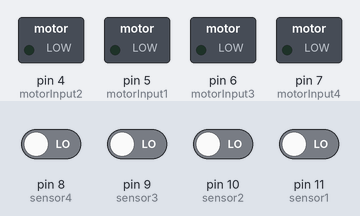
This sketch was run on a simulated Arduino Uno, built with avr-gcc and run on an emulated ATmega328P. Parts: switched loads named in the sketch (green lamp = pin HIGH). The inputs (shaded band) are chosen by the test bench; at power-on: pin 8 (sensor4), pin 9 (sensor3), pin 10 (sensor2), pin 11 (sensor1) LOW. What the sketch prints to the serial monitor is not drawn.

Above: at 3.7 s.
3.8 s: pin 8 (sensor4) driven HIGH
At 5.0 s:
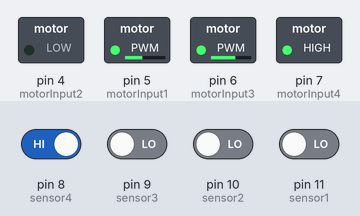
5.3 s: pin 11 (sensor1) driven HIGH
At 6.3 s:
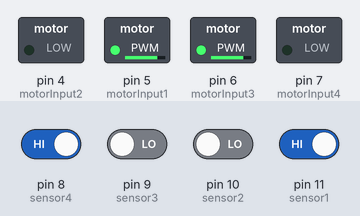
6.8 s: pin 9 (sensor3) driven HIGH
At 8.0 s:
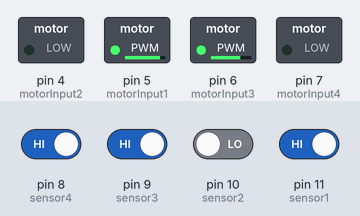
8.3 s: pin 9 (sensor3) driven LOW
At 9.5 s:
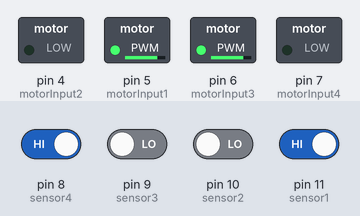
9.8 s: pin 8 (sensor4) driven LOW
At 11.1 s:
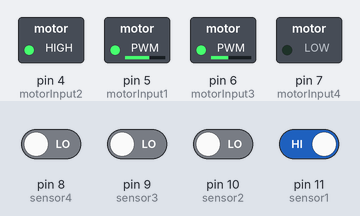
Timing chart, 0 to 12.3 s (numbered marks = the images above; inputs shaded):
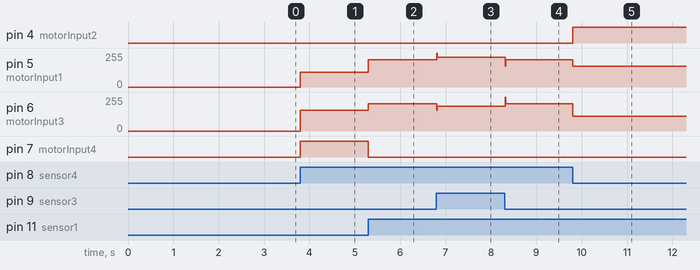

Measured:
- after the input at 3.8 s, pin 5 (motorInput1): 0/255 → 110/255 at once; pin 6 (motorInput3): 0/255 → 155/255 at once; pin 7 (motorInput4): LOW → HIGH at once
- after the input at 5.3 s, pin 5 (motorInput1): 110/255 → 205/255 at once; pin 6 (motorInput3): 155/255 → 205/255 at once; pin 7 (motorInput4): HIGH → LOW at once
- after the input at 6.8 s, pin 5 (motorInput1): 205/255 → 223/255 at once; pin 6 (motorInput3): 205/255 → 186/255 at once
- after the input at 8.3 s, pin 5 (motorInput1): 223/255 → 205/255 at once; pin 6 (motorInput3): 186/255 → 204/255 at once
- after the input at 9.8 s, pin 4 (motorInput2): LOW → HIGH at once; pin 5 (motorInput1): 205/255 → 155/255 at once; pin 6 (motorInput3): 204/255 → 110/255 at once

The sketch:

v3.ino
```cpp
#include <PID_v1.h>

// IR Sensors
int sensor1 = 11;      // Left most sensor
int sensor2 = 10;
int sensor3 = 9;
int sensor4 = 8;      // Right most sensor

// Initial Values of Sensors
int sensor[4] = {0, 0, 0, 0};

// Motor Variables
int motorInput1 = 5;      //Motor Phải
int motorInput2 = 4;
int motorInput3 = 6;      //Motor Trái
int motorInput4 = 7;

//Initial Speed of Motor
double initial_motor_speed = 205; // 195-200-205-210-212.5-200-205.0000-200
double motor_speed = initial_motor_speed ;

//Tốc độ rẽ
int banh_chinh = 110;//-135-100-110.0000-90-100
int banh_phu = 255-100; //Đảo ngược-75-95-100.0000-75-80-100


// PID Constants
double Kp = 18;//4-5-6-7.5-8.5-13-14-15-16-16.5-17-17.5-18.0000-15-16
double Ki = 0.04;//2-0.25-0.15-0.02-0.05-0.25-0.1-0.08-0.06-0.040000-0.02
double Kd = 8;//-1.7-1.5-1.7-1.6-1.4-0.2-1.9-10-8.5-8-8-7.5-6.500-8-7-8.00000-1.5-2.5-3-1.9-7.5


double error = 0, PID_value = 0, Setpoint = 0;
double max_PID_value = 255 - motor_speed;


int flag = 0;
int memory = 0;

//Khai báo PID
  PID myPID(&error, &PID_value, &Setpoint, Kp, Ki, Kd, DIRECT); //P_ON_M specifies that Proportional on Measurement be used
                                                                //P_ON_E (Proportional on Error) is the default behavior

void setup()
{
  pinMode(sensor1, INPUT);
  pinMode(sensor2, INPUT);
  pinMode(sensor3, INPUT);
  pinMode(sensor4, INPUT);

  pinMode(motorInput1, OUTPUT);
  pinMode(motorInput2, OUTPUT);
  pinMode(motorInput3, OUTPUT);
  pinMode(motorInput4, OUTPUT);


  Serial.begin(9600);                     //setting serial monitor at a default baund rate of 9600
  delay(500);
  Serial.println("Started !!");
  delay(1000);
  Serial.println(max_PID_value);
  delay(1000);

  myPID.SetOutputLimits(-max_PID_value, max_PID_value);
  myPID.SetMode(AUTOMATIC);
  myPID.SetSampleTime(13);//40-30-20-10-12-12.5-13.50000-12.5-14-13-12.5-14-16-13.5-12-13
}

void loop()
{
  read_sensor_values();
  //Serial.print(error);

  if ((error >= -1)&&(error <= 1)) memory = error; //tạo memory

  if (error == 100) {               // Rẽ Trái 90*    Make left turn untill it detects straight path
    do {                            // Quay sang trái cho tới khi phát hiện ngay giữa line
      sharpLeftTurn();
      read_sensor_values();
    } while (error != 0);
    //motor_speed = initial_motor_speed;  //phục hồi tốc độ

  } else if (error == 101){           // Rẽ Phải 90* Make right turn in case of it detects only right path (it will go into forward direction in case of staright and right "|--")
      do {                          // Quay sang trái cho tới khi phát hiện ngay giữa line
        sharpRightTurn();
        read_sensor_values();
      } while (error != 0);
      //motor_speed = initial_motor_speed;  //phục hồi tốc độ

  } else if (error == 102)         // Mất tín hiệu thì chạy theo memory
       error = memory ;

  else {
    myPID.Compute();
    motor_control();                  // Điều chỉnh motor theo giá trị PID mới tính, cho xe chạy thẳng
    Serial.print(PID_value);
      }
}


void read_sensor_values()
{
  sensor[0] = digitalRead(sensor1);
  sensor[1] = digitalRead(sensor2);
  sensor[2] = digitalRead(sensor3);
  sensor[3] = digitalRead(sensor4);

if((sensor[0]==1)&&(sensor[1]==1)&&(sensor[2]==1)&&(sensor[3]==0))
  error=3;
  else if((sensor[0]==1)&&(sensor[1]==1)&&(sensor[2]==0)&&(sensor[3]==0))
  error=2;
  else if((sensor[0]==1)&&(sensor[1]==1)&&(sensor[2]==0)&&(sensor[3]==1))
  error=1;
  else if((sensor[0]==1)&&(sensor[1]==0)&&(sensor[2]==0)&&(sensor[3]==1))
  error=0;
  else if((sensor[0]==1)&&(sensor[1]==0)&&(sensor[2]==1)&&(sensor[3]==1))
  error=-1;
  else if((sensor[0]==0)&&(sensor[1]==0)&&(sensor[2]==1)&&(sensor[3]==1))
  error=-2;
  else if((sensor[0]==0)&&(sensor[1]==1)&&(sensor[2]==1)&&(sensor[3]==1))
  error=-3;
  else if ((sensor[0] == 0) && (sensor[1] == 0) && (sensor[2] == 0) && (sensor[3] == 1)) // Turn robot left side
    error = 100;
  else if ((sensor[0] == 1) && (sensor[1] == 0) && (sensor[2] == 0) && (sensor[3] == 0)) // Turn robot right side
    error = 101;
  else if ((sensor[0] == 1) && (sensor[1] == 1) && (sensor[2] == 1) && (sensor[3] == 1)) // Memory
    error = 102;
  //else if ((sensor[0] == 0) && (sensor[1] == 0) && (sensor[2] == 0) && (sensor[3] == 0)&&(sensor[4]==0)) // Turn left side or stop
   // error = 103;
  else
    error = 102;    //Memory
}
/*if((sensor[0]==0)&&(sensor[1]==0)&&(sensor[2]==0)&&(sensor[3]==1))
  error=3;
  else if((sensor[0]==0)&&(sensor[1]==0)&&(sensor[2]==1)&&(sensor[3]==1))
  error=2;
  else if((sensor[0]==0)&&(sensor[1]==0)&&(sensor[2]==1)&&(sensor[3]==0))
  error=1;
  else if((sensor[0]==0)&&(sensor[1]==1)&&(sensor[2]==1)&&(sensor[3]==0))
  error=0;
  else if((sensor[0]==0)&&(sensor[1]==1)&&(sensor[2]==0)&&(sensor[3]==0))
  error=-1;
  else if((sensor[0]==1)&&(sensor[1]==1)&&(sensor[2]==0)&&(sensor[3]==0))
  error=-2;
  else if((sensor[0]==1)&&(sensor[1]==0)&&(sensor[2]==0)&&(sensor[3]==0))
  error=-3;
  else if ((sensor[0] == 1) && (sensor[1] == 1) && (sensor[2] == 1) && (sensor[3] == 0)) // Turn robot left side
    error = 100;
  else if ((sensor[0] == 0) && (sensor[1] == 1) && (sensor[2] == 1) && (sensor[3] == 1)) // Turn robot right side
    error = 101;
  else if ((sensor[0] == 0) && (sensor[1] == 0) && (sensor[2] == 0) && (sensor[3] == 0)) // Memory
    error = 102;
  //else if ((sensor[0] == 0) && (sensor[1] == 0) && (sensor[2] == 0) && (sensor[3] == 0)&&(sensor[4]==0)) // Turn left side or stop
   // error = 103;
  else
    error = 102;    //Memory
}*/


void motor_control()
{
  // Calculating the effective motor speed:

  int left_motor_speed = motor_speed  + PID_value;   //
  int right_motor_speed = motor_speed - PID_value;  //

  // The motor speed should not exceed the max PWM value
  left_motor_speed = constrain(left_motor_speed, 0, 255);   //
  right_motor_speed = constrain(right_motor_speed, 0, 255); //


  analogWrite(motorInput1, left_motor_speed); //Left Motor Speed    //
  analogWrite(motorInput3, right_motor_speed); //Right Motor Speed  //

  //following lines of code are to make the bot move forward
  forward();
}

void forward()
{
  /*The pin numbers and high, low values might be different depending on your connections */
  digitalWrite(motorInput2, LOW); //LOW = TIẾN
  digitalWrite(motorInput4, LOW);
}
void reverse()
{
  /*The pin numbers and high, low values might be different depending on your connections */
  digitalWrite(motorInput2, HIGH); //HIGH = LÙI
  digitalWrite(motorInput4, HIGH);
}

void sharpLeftTurn() {
  /*The pin numbers and high, low values might be different depending on your connections */
  analogWrite(motorInput1, banh_chinh);        //R Motor Speed
  digitalWrite(motorInput2, LOW);
  analogWrite(motorInput3, banh_phu);         //L Motor Speed
  digitalWrite(motorInput4, HIGH);
}
void sharpRightTurn() {
  /*The pin numbers and high, low values might be different depending on your connections */
  analogWrite(motorInput1, banh_phu);        //Left Motor Speed
  digitalWrite(motorInput2, HIGH);
  analogWrite(motorInput3, banh_chinh);         //Right Motor Speed
  digitalWrite(motorInput4, LOW);
}
```
